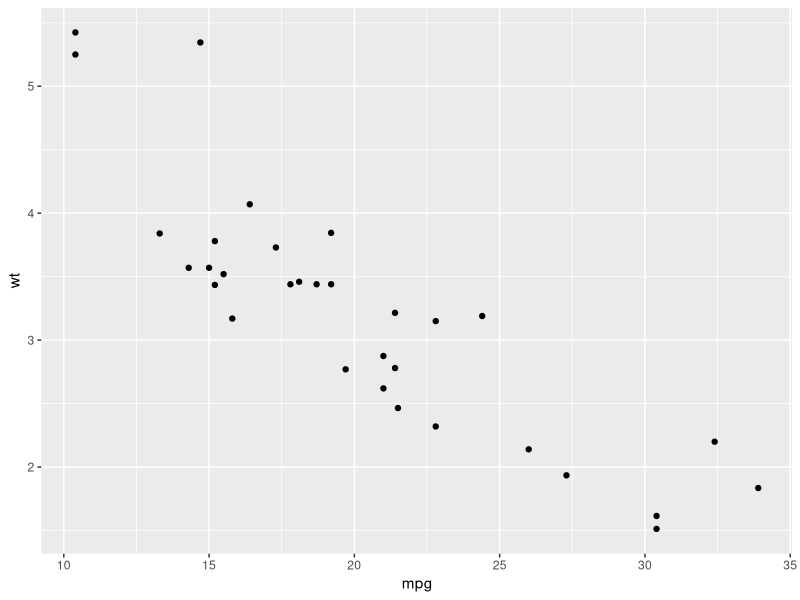

The R source for this figure:
## ---- chunk 1
data(mtcars)
library(ggplot2)
head(mtcars)
qplot(x = mpg, y = wt, data=mtcars)
